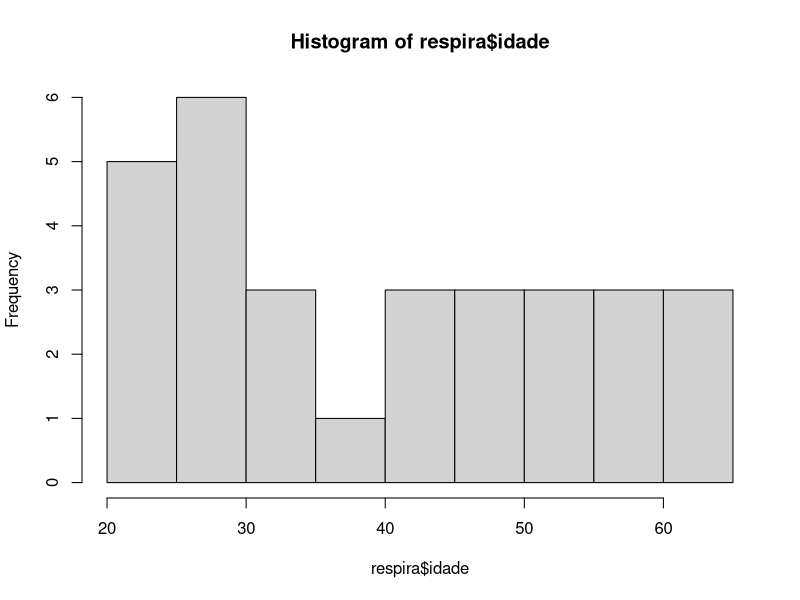
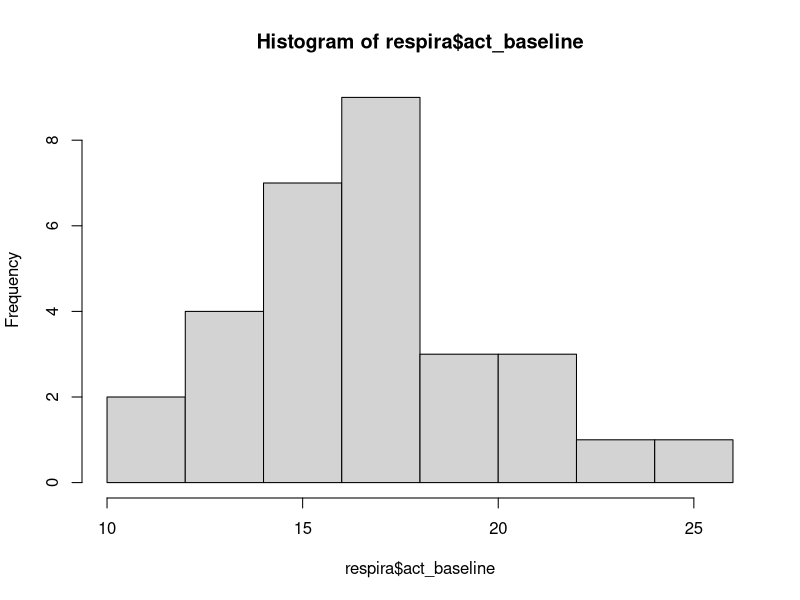
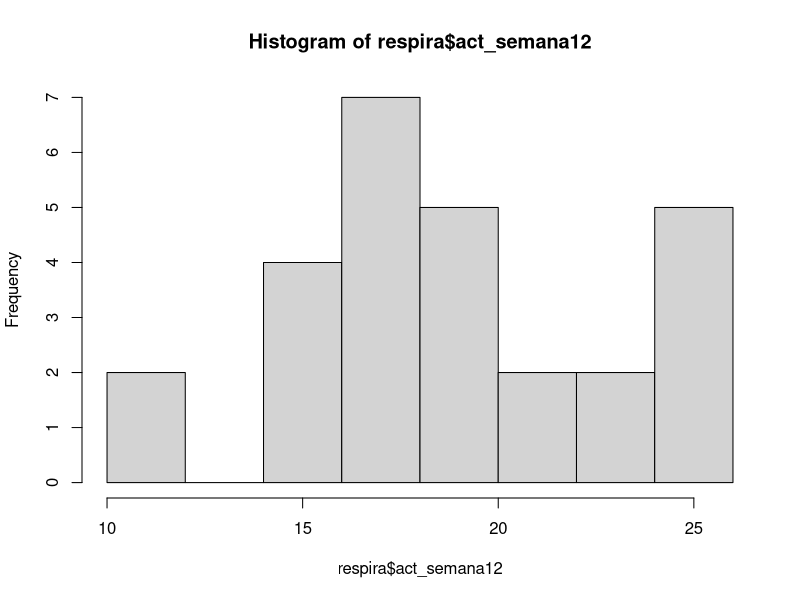
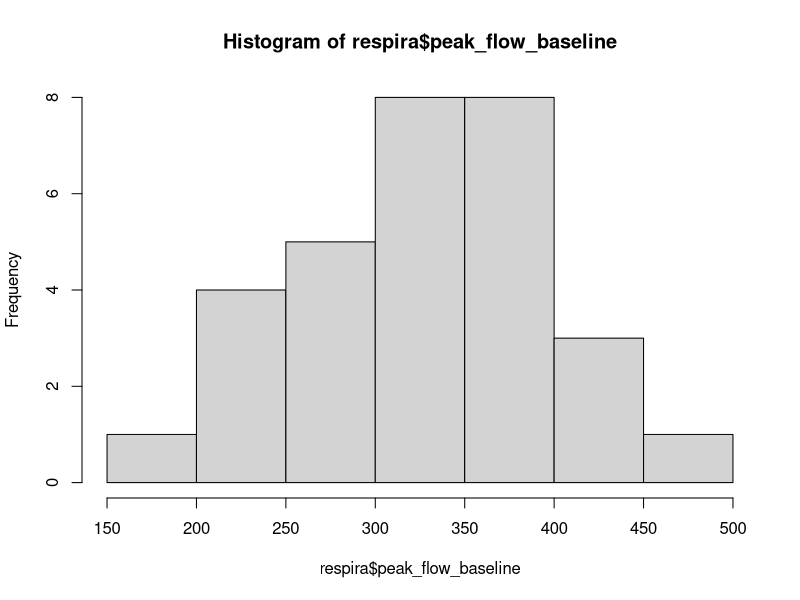
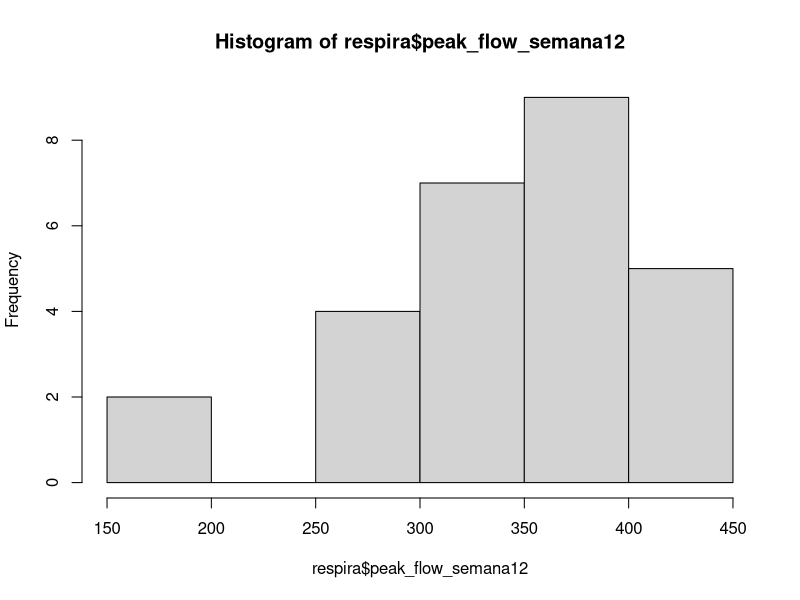
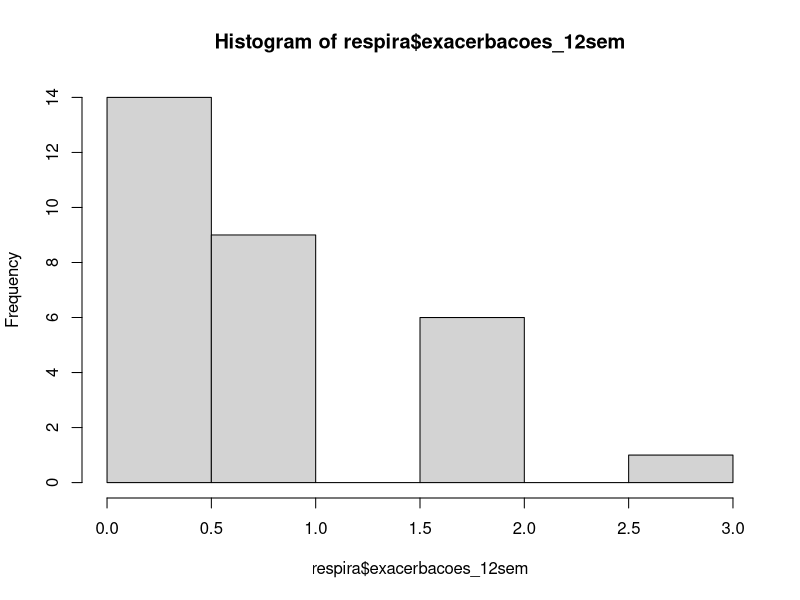
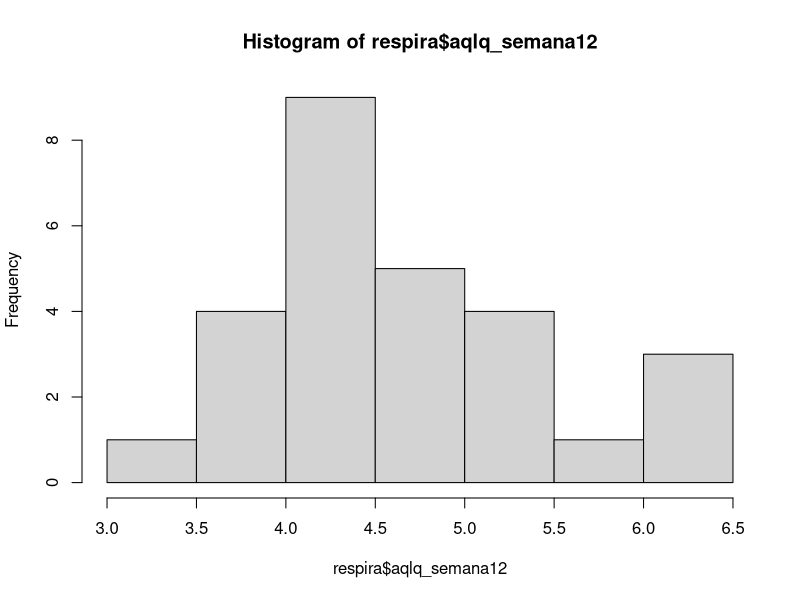
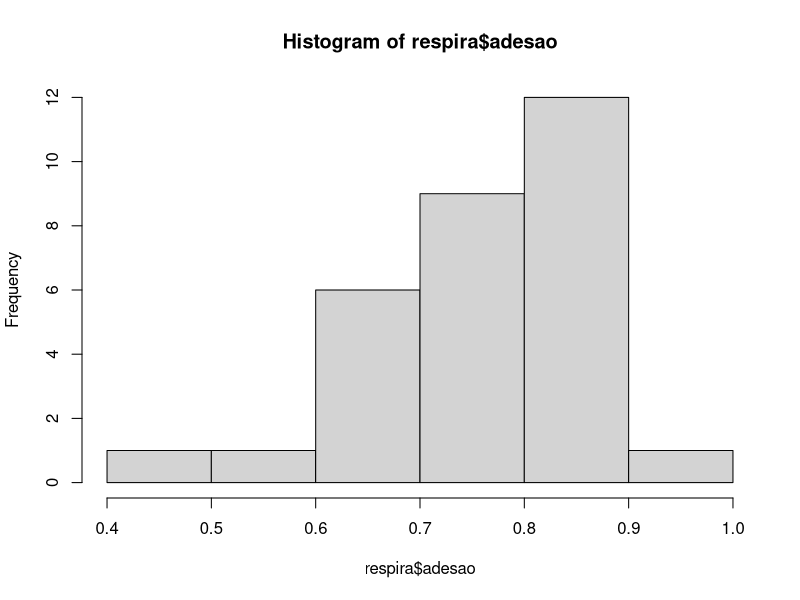

These charts were generated, in order, by the following R code: (Note: this script raises an error after producing the figures.)
### Análise descritiva

library(tidyverse)

respira <- readr::read_csv("data/raw/respira.csv", show_col_types = FALSE)

##grupo e sexo (sendo varáveis qualitativas nominais são descritas com a freq absoluta e a freq relativa)

table(respira$grupo)
prop.table(table(respira$grupo))*100

table(respira$sexo)
prop.table(table(respira$sexo))*100

table(respira$grupo, respira$sexo)
prop.table(table(respira$grupo, respira$sexo), margin = 1)*100

##idade (sendo variável quantitativa contínua é descrita com a média e o desvio padrão ou com a mediana e o IQR - intervalo inter quartil)

shapiro.test(respira$idade)
hist(respira$idade)

##como não apresenta distribuição normal, a idade é descrita com a mediana e com o IQR

respira %>%
  summarise(
    mediana_idade = median(idade),
    Q1 = quantile(idade, 0.25, na.rm = TRUE),
    Q3 = quantile(idade, 0.75, na.rm = TRUE),
    IQR_idade = Q3 - Q1
  )

respira%>%
  group_by(grupo) %>%
  summarise(
    mediana_idade = median(idade),
    Q1 = quantile(idade, 0.25, na.rm = TRUE),
    Q3 = quantile(idade, 0.75, na.rm = TRUE),
    IQR_idade = Q3 - Q1
  )

##act_baseline, act_semana12, peak_flow_baseline, peak_flow_semana12 (sendo variáveis quantitativas contínuas são descritas com a média e o desvio padrão ou com a mediana e o IQR - intervalo inter quartil)
shapiro.test(respira$act_baseline)
hist(respira$act_baseline)

shapiro.test(respira$act_semana12)
hist(respira$act_semana12)

shapiro.test(respira$peak_flow_baseline)
hist(respira$peak_flow_baseline)

shapiro.test(respira$peak_flow_semana12)
hist(respira$peak_flow_semana12)

##como as variáveis apresentam distribuição normal, são descritas com a média e com o desvio padrão

respira%>%
  summarise(
    media_act_baseline = mean(act_baseline, na.rm = TRUE),
    dp_act_baseline = sd(act_baseline, na.rm = TRUE),
    
    media_act_12w = mean(act_semana12, na.rm = TRUE),
    dp_act_12w = sd(act_semana12, na.rm = TRUE)
  )

respira%>%
  group_by(grupo) %>%
  summarise(
    media_act_baseline = mean(act_baseline, na.rm = TRUE),
    dp_act_baseline = sd(act_baseline, na.rm = TRUE),
    media_act_12w = mean(act_semana12, na.rm = TRUE),
    dp_act_12w = sd(act_semana12, na.rm = TRUE)
  )

respira%>%
  summarise(
    media_peak_flow_baseline = mean(peak_flow_baseline, na.rm = TRUE),
    dp_peak_flow_baseline = sd(peak_flow_baseline, na.rm = TRUE),
    
    media_peak_flow_12w = mean(peak_flow_semana12, na.rm = TRUE),
    dp_peak_flow_12w = sd(peak_flow_semana12, na.rm = TRUE)
  )

respira%>%
  group_by(grupo) %>%
  summarise(
    media_peak_flow_baseline = mean(peak_flow_baseline, na.rm = TRUE),
    dp_peak_flow_baseline = sd(peak_flow_baseline, na.rm = TRUE),
    media_peak_flow_12w = mean(peak_flow_semana12, na.rm = TRUE),
    dp_peak_flow_12w = sd(peak_flow_semana12, na.rm = TRUE)
  )


##exacerbacoes_12sem sendo variável quantitativa discreta é descrita com a mediana e o IQR - intervalo inter quartil

shapiro.test(respira$exacerbacoes_12sem)
hist(respira$exacerbacoes_12sem)

respira %>%
  summarise(
    mediana_ex_12w = median(exacerbacoes_12sem, na.rm = TRUE),
    Q1_ex_12w = quantile(exacerbacoes_12sem, 0.25, na.rm = TRUE),
    Q3_ex_12w = quantile(exacerbacoes_12sem, 0.75, na.rm = TRUE),
    IQR_ex_12w = Q3_ex_12w - Q1_ex_12w
  )

respira%>%
  group_by(grupo) %>%
  summarise(
    mediana_ex_12w = median(exacerbacoes_12sem, na.rm = TRUE),
    Q1_ex_12w = quantile(exacerbacoes_12sem, 0.25, na.rm = TRUE),
    Q3_ex_12w = quantile(exacerbacoes_12sem, 0.75, na.rm = TRUE),
    IQR_ex_12w = Q3_ex_12w - Q1_ex_12w
  )

##aqlq_semana12 sendo variável quantitativa contínua é descrita com a média e o desvio padrão ou com a mediana e o IQR - intervalo inter quartil)

shapiro.test(respira$aqlq_semana12)
hist(respira$aqlq_semana12)

##como o aqlq_semana12 apresenta distribuição normal, é descrita com a média e o desvio padrão

respira%>%
  summarise(
    media_aqlq_12w = mean(aqlq_semana12, na.rm = TRUE),
    dp_aqlq_12w = sd(aqlq_semana12, na.rm = TRUE)
  )

respira%>%
  group_by(grupo) %>%
  summarise(
    media_aqlq_12w = mean(aqlq_semana12, na.rm = TRUE),
    dp_aqlq_12w = sd(aqlq_semana12, na.rm = TRUE)
  )

##adesao sendo variável quantitativa continua é descrita com a média e o desvio padrão ou com mediana e o IQR - intervalo inter quartil

shapiro.test(respira$adesao)
hist(respira$adesao)

##como a adesao apresenta distribuição normal, é descrita com a média e o desvio padrão

respira%>%
  summarise(
    media_adesao = mean(adesao, na.rm = TRUE),
    dp_adesao = sd(adesao, na.rm = TRUE)
  )

respira%>%
  group_by(grupo) %>%
  summarise(
    media_adesao = mean(adesao, na.rm = TRUE),
    dp_adesao = sd(adesao, na.rm = TRUE)
  )

##visualização dos dados
ggplot(respira, aes(x = grupo, y = act_semana12, fill = grupo)) +
  geom_boxplot() +
  labs(title = "Boxplot do act às 12 semanas por grupo", x = "Grupo", y = "act score") 

tabela <- respira %>%
  select(grupo, sexo, idade, act_baseline, peak_flow_baseline, aqlq_semana12, adesao) %>%
  tbl_summary(
    by = grupo,
    statistic = list(
      all_continuous() ~ "{mean} ({sd})",
      all_categorical() ~ "{n} ({p}%)"
    ),
    missing = "no"
  )

grafico <- ggplot(respira, aes(x = grupo, y = act_semana12, fill = grupo)) +
  geom_boxplot() +
  labs(
    title = "Boxplot do ACT às 12 semanas por grupo",
    x = "Grupo",
    y = "ACT score"
  ) +
  theme_minimal() +
  theme(legend.position = "none")
